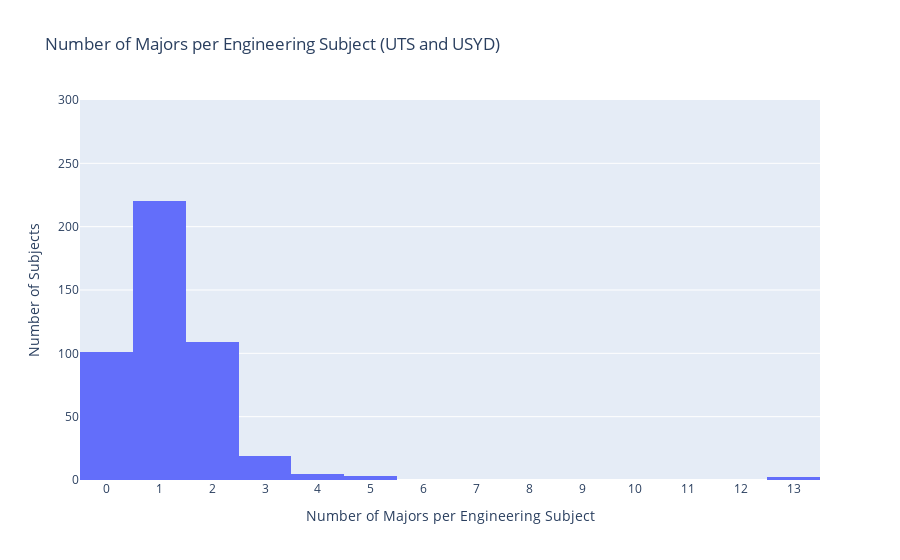

The notebook cell saved with this chart:
### Code cell
fig = px.histogram(
    x=num_major_eng_subjects,
    # nbins=10,
    title="Number of Majors per Engineering Subject (UTS and USYD)",
    labels={"x": "Number of Majors per Engineering Subject"},
)
fig.update_layout(
  xaxis=dict(
    tickmode='linear',
    tick0=0,
    dtick=1
  ),
  # set range of y-axis to be between 0 and 300
  yaxis=dict(
    range=[0, 300]
  ),
  yaxis_title="Number of Subjects",
)
fig.show()

### Figure 1 — Plotly figure (JSON) as saved in the notebook; plotly's stock layout.template omitted (floating-point values rounded to 4 significant figures; data arrays with more than 128 entries replaced by an {"elided": "..."} marker saying what was removed)
{"data": [{"alignmentgroup": "True", "bingroup": "x", "hovertemplate": "Number of Majors per Engineering Subject=%{x}<br>count=%{y}<extra></extra>", "legendgroup": "", "marker": {"color": "#636efa", "pattern": {"shape": ""}}, "name": "", "offsetgroup": "", "orientation": "v", "showlegend": false, "type": "histogram", "x": {"elided": "459 int values"}, "xaxis": "x", "yaxis": "y"}], "layout": {"barmode": "relative", "legend": {"tracegroupgap": 0}, "title": {"text": "Number of Majors per Engineering Subject (UTS and USYD)"}, "xaxis": {"anchor": "y", "domain": [0, 1], "dtick": 1, "tick0": 0, "tickmode": "linear", "title": {"text": "Number of Majors per Engineering Subject"}}, "yaxis": {"anchor": "x", "domain": [0, 1], "range": [0, 300], "title": {"text": "Number of Subjects"}}}}
